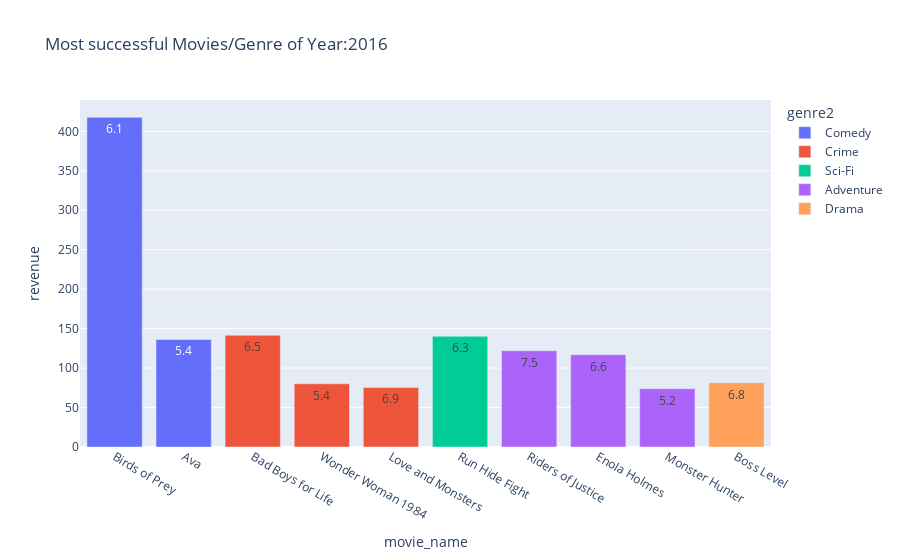

The cell this chart's notebook holds for it:
### Code cell
df_2016 = df[df['movie_year']==2020].copy()
df_temp=df_2016.sort_values(by='revenue',ascending = False).head(10)
px.bar(df_temp,y='revenue',x='movie_name',color='genre2',text='rating',
       title='Most successful Movies/Genre of Year:2016')

### Figure 1 — Plotly figure (JSON) as saved in the notebook; plotly's stock layout.template omitted (floating-point values rounded to 4 significant figures)
{"data": [{"alignmentgroup": "True", "hovertemplate": "genre2=Comedy<br>movie_name=%{x}<br>revenue=%{y}<br>rating=%{text}<extra></extra>", "legendgroup": "Comedy", "marker": {"color": "#636efa", "pattern": {"shape": ""}}, "name": "Comedy", "offsetgroup": "Comedy", "orientation": "v", "showlegend": true, "text": [6.1, 5.4], "textposition": "auto", "type": "bar", "x": ["Birds of Prey", "Ava"], "xaxis": "x", "y": [417.7, 136.3], "yaxis": "y"}, {"alignmentgroup": "True", "hovertemplate": "genre2=Crime<br>movie_name=%{x}<br>revenue=%{y}<br>rating=%{text}<extra></extra>", "legendgroup": "Crime", "marker": {"color": "#EF553B", "pattern": {"shape": ""}}, "name": "Crime", "offsetgroup": "Crime", "orientation": "v", "showlegend": true, "text": [6.5, 5.4, 6.9], "textposition": "auto", "type": "bar", "x": ["Bad Boys for Life", "Wonder Woman 1984", "Love and Monsters"], "xaxis": "x", "y": [141.6, 80.1, 75.47], "yaxis": "y"}, {"alignmentgroup": "True", "hovertemplate": "genre2=Sci-Fi<br>movie_name=%{x}<br>revenue=%{y}<br>rating=%{text}<extra></extra>", "legendgroup": "Sci-Fi", "marker": {"color": "#00cc96", "pattern": {"shape": ""}}, "name": "Sci-Fi", "offsetgroup": "Sci-Fi", "orientation": "v", "showlegend": true, "text": [6.3], "textposition": "auto", "type": "bar", "x": ["Run Hide Fight"], "xaxis": "x", "y": [140.2], "yaxis": "y"}, {"alignmentgroup": "True", "hovertemplate": "genre2=Adventure<br>movie_name=%{x}<br>revenue=%{y}<br>rating=%{text}<extra></extra>", "legendgroup": "Adventure", "marker": {"color": "#ab63fa", "pattern": {"shape": ""}}, "name": "Adventure", "offsetgroup": "Adventure", "orientation": "v", "showlegend": true, "text": [7.5, 6.6, 5.2], "textposition": "auto", "type": "bar", "x": ["Riders of Justice", "Enola Holmes", "Monster Hunter"], "xaxis": "x", "y": [122.0, 117.0, 73.87], "yaxis": "y"}, {"alignmentgroup": "True", "hovertemplate": "genre2=Drama<br>movie_name=%{x}<br>revenue=%{y}<br>rating=%{text}<extra></extra>", "legendgroup": "Drama", "marker": {"color": "#FFA15A", "pattern": {"shape": ""}}, "name": "Drama", "offsetgroup": "Drama", "orientation": "v", "showlegend": true, "text": [6.8], "textposition": "auto", "type": "bar", "x": ["Boss Level"], "xaxis": "x", "y": [81.56], "yaxis": "y"}], "layout": {"barmode": "relative", "legend": {"title": {"text": "genre2"}, "tracegroupgap": 0}, "title": {"text": "Most successful Movies/Genre of Year:2016"}, "xaxis": {"anchor": "y", "domain": [0, 1], "title": {"text": "movie_name"}}, "yaxis": {"anchor": "x", "domain": [0, 1], "title": {"text": "revenue"}}}}
